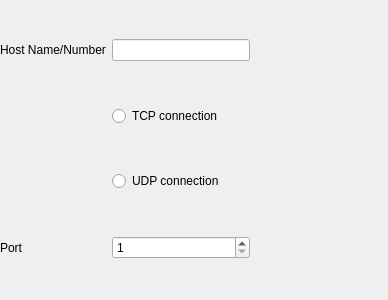
<?xml version="1.0" encoding="UTF-8"?>
<ui version="4.0">
 <class>TCPtelemetryOptionsPage</class>
 <widget class="QWidget" name="TCPtelemetryOptionsPage">
  <property name="geometry">
   <rect>
    <x>0</x>
    <y>0</y>
    <width>388</width>
    <height>300</height>
   </rect>
  </property>
  <property name="windowTitle">
   <string>Form</string>
  </property>
  <layout class="QGridLayout" name="gridLayout">
   <property name="margin">
    <number>0</number>
   </property>
   <item row="0" column="3">
    <spacer name="horizontalSpacer">
     <property name="orientation">
      <enum>Qt::Horizontal</enum>
     </property>
     <property name="sizeHint" stdset="0">
      <size>
       <width>40</width>
       <height>20</height>
      </size>
     </property>
    </spacer>
   </item>
   <item row="2" column="2">
    <widget class="QRadioButton" name="UseTCP">
     <property name="text">
      <string>TCP connection</string>
     </property>
    </widget>
   </item>
   <item row="3" column="2">
    <widget class="QRadioButton" name="UseUDP">
     <property name="text">
      <string>UDP connection</string>
     </property>
    </widget>
   </item>
   <item row="4" column="2">
    <widget class="QSpinBox" name="Port">
     <property name="minimum">
      <number>1</number>
     </property>
     <property name="maximum">
      <number>999999</number>
     </property>
    </widget>
   </item>
   <item row="4" column="1">
    <widget class="QLabel" name="label_3">
     <property name="text">
      <string>Port</string>
     </property>
    </widget>
   </item>
   <item row="0" column="2">
    <widget class="QLineEdit" name="HostName"/>
   </item>
   <item row="0" column="1">
    <widget class="QLabel" name="label_2">
     <property name="text">
      <string>Host Name/Number</string>
     </property>
    </widget>
   </item>
  </layout>
 </widget>
 <resources/>
 <connections/>
</ui>
